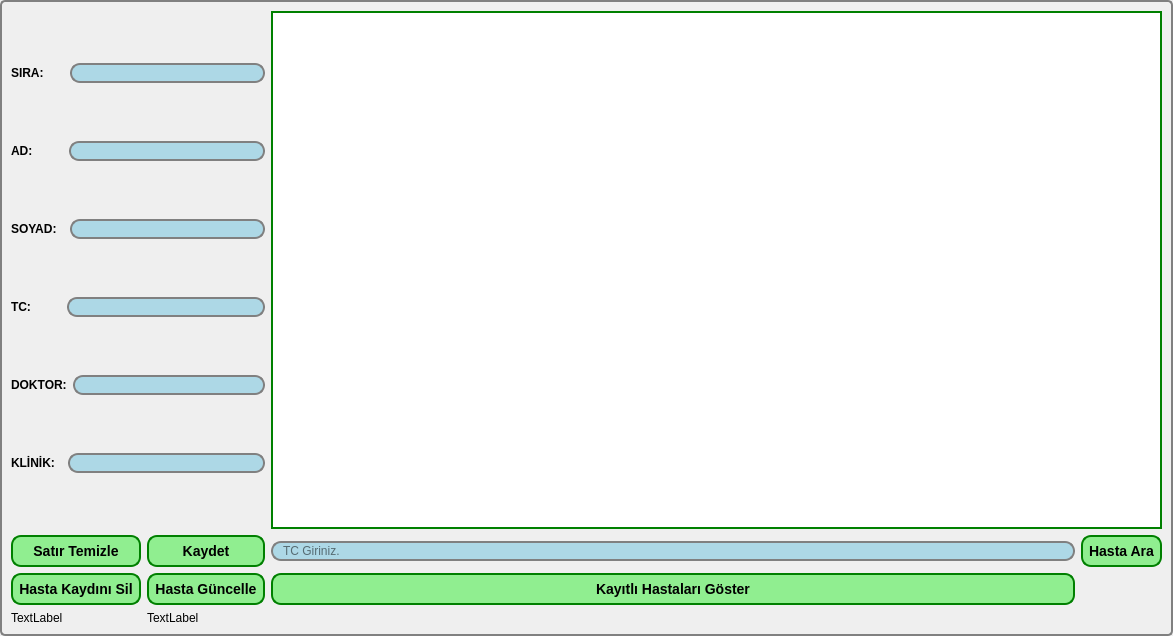
<?xml version="1.0" encoding="UTF-8"?>
<ui version="4.0">
 <class>HastaBilgi</class>
 <widget class="QDialog" name="HastaBilgi">
  <property name="geometry">
   <rect>
    <x>0</x>
    <y>0</y>
    <width>1173</width>
    <height>636</height>
   </rect>
  </property>
  <property name="windowTitle">
   <string>KAYIT MENÜSÜ</string>
  </property>
  <property name="windowIcon">
   <iconset>
    <normaloff>../../Desktop/qtresimler/arkaplan.png</normaloff>../../Desktop/qtresimler/arkaplan.png</iconset>
  </property>
  <property name="layoutDirection">
   <enum>Qt::LeftToRight</enum>
  </property>
  <property name="styleSheet">
   <string notr="true">QDialog{
background-color: qlineargradient(x1: 0, y1: 0, x2: 0, y2: 1,
                                      stop: 0 #12F8DE, stop: 1 #FFFFFF);
    border: 2px solid gray;
    border-radius: 5px;
    margin-top: 1ex; /* leave space at the top for the title */
}</string>
  </property>
  <property name="sizeGripEnabled">
   <bool>false</bool>
  </property>
  <property name="modal">
   <bool>false</bool>
  </property>
  <layout class="QGridLayout" name="gridLayout">
   <item row="0" column="0" colspan="2">
    <layout class="QVBoxLayout" name="verticalLayout">
     <item>
      <layout class="QHBoxLayout" name="horizontalLayout">
       <item>
        <widget class="QLabel" name="label_sira">
         <property name="font">
          <font>
           <weight>75</weight>
           <bold>true</bold>
          </font>
         </property>
         <property name="styleSheet">
          <string notr="true"/>
         </property>
         <property name="text">
          <string>SIRA:      </string>
         </property>
        </widget>
       </item>
       <item>
        <widget class="QLineEdit" name="txt_sira">
         <property name="styleSheet">
          <string notr="true">QLineEdit {
    border: 2px solid gray;
    border-radius: 10px;
    padding: 0 8px;
    background: lightblue;
    selection-background-color: darkgray;
}</string>
         </property>
        </widget>
       </item>
      </layout>
     </item>
     <item>
      <layout class="QHBoxLayout" name="horizontalLayout_2">
       <item>
        <widget class="QLabel" name="labe_ad">
         <property name="font">
          <font>
           <weight>75</weight>
           <bold>true</bold>
          </font>
         </property>
         <property name="text">
          <string>AD:         </string>
         </property>
        </widget>
       </item>
       <item>
        <widget class="QLineEdit" name="txt_ad">
         <property name="styleSheet">
          <string notr="true">QLineEdit {
    border: 2px solid gray;
    border-radius: 10px;
    padding: 0 8px;
    background: lightblue;
    selection-background-color: darkgray;
}</string>
         </property>
        </widget>
       </item>
      </layout>
     </item>
     <item>
      <layout class="QHBoxLayout" name="horizontalLayout_3">
       <item>
        <widget class="QLabel" name="label_soyad">
         <property name="font">
          <font>
           <weight>75</weight>
           <bold>true</bold>
          </font>
         </property>
         <property name="text">
          <string>SOYAD:  </string>
         </property>
        </widget>
       </item>
       <item>
        <widget class="QLineEdit" name="txt_soyad">
         <property name="styleSheet">
          <string notr="true">QLineEdit {
    border: 2px solid gray;
    border-radius: 10px;
    padding: 0 8px;
    background: lightblue;
    selection-background-color: darkgray;
}</string>
         </property>
        </widget>
       </item>
      </layout>
     </item>
     <item>
      <layout class="QHBoxLayout" name="horizontalLayout_4">
       <item>
        <widget class="QLabel" name="label_tc">
         <property name="font">
          <font>
           <weight>75</weight>
           <bold>true</bold>
          </font>
         </property>
         <property name="text">
          <string>TC:         </string>
         </property>
        </widget>
       </item>
       <item>
        <widget class="QLineEdit" name="txt_tc">
         <property name="styleSheet">
          <string notr="true">QLineEdit {
    border: 2px solid gray;
    border-radius: 10px;
    padding: 0 8px;
    background: lightblue;
    selection-background-color: darkgray;
}</string>
         </property>
        </widget>
       </item>
      </layout>
     </item>
     <item>
      <layout class="QHBoxLayout" name="horizontalLayout_5">
       <item>
        <widget class="QLabel" name="label_doktor">
         <property name="font">
          <font>
           <weight>75</weight>
           <bold>true</bold>
          </font>
         </property>
         <property name="text">
          <string>DOKTOR:</string>
         </property>
        </widget>
       </item>
       <item>
        <widget class="QLineEdit" name="txt_doktor">
         <property name="styleSheet">
          <string notr="true">QLineEdit {
    border: 2px solid gray;
    border-radius: 10px;
    padding: 0 8px;
    background: lightblue;
    selection-background-color: darkgray;
}</string>
         </property>
        </widget>
       </item>
      </layout>
     </item>
     <item>
      <layout class="QHBoxLayout" name="horizontalLayout_6">
       <item>
        <widget class="QLabel" name="label_klinik">
         <property name="font">
          <font>
           <weight>75</weight>
           <bold>true</bold>
          </font>
         </property>
         <property name="text">
          <string>KLİNİK:  </string>
         </property>
        </widget>
       </item>
       <item>
        <widget class="QLineEdit" name="txt_klinik">
         <property name="styleSheet">
          <string notr="true">QLineEdit {
    border: 2px solid gray;
    border-radius: 10px;
    padding: 0 8px;
    background: lightblue;
    selection-background-color: darkgray;
}</string>
         </property>
        </widget>
       </item>
      </layout>
     </item>
    </layout>
   </item>
   <item row="0" column="2" colspan="2">
    <widget class="QTableView" name="tableView">
     <property name="styleSheet">
      <string notr="true">QTableView{
border: 2px solid green;
}</string>
     </property>
    </widget>
   </item>
   <item row="1" column="0">
    <widget class="QPushButton" name="pushButton_Temiz">
     <property name="styleSheet">
      <string notr="true">QPushButton {
    background-color: lightgreen;
    border-style: outset;
    border-width: 2px;
    border-radius: 10px;
    border: 2px solid green;
    font: bold 14px;
    min-width: 10em;
    padding: 6px;
}</string>
     </property>
     <property name="text">
      <string>Satır Temizle</string>
     </property>
    </widget>
   </item>
   <item row="4" column="0">
    <widget class="QLabel" name="label_sec_status">
     <property name="text">
      <string>TextLabel</string>
     </property>
    </widget>
   </item>
   <item row="1" column="1">
    <widget class="QPushButton" name="pushButton">
     <property name="styleSheet">
      <string notr="true">QPushButton {
    background-color: lightgreen;
    border-style: outset;
    border-width: 2px;
    border-radius: 10px;
    border: 2px solid green;
    font: bold 14px;
    min-width: 10em;
    padding: 6px;
}</string>
     </property>
     <property name="text">
      <string>Kaydet</string>
     </property>
    </widget>
   </item>
   <item row="2" column="0">
    <widget class="QPushButton" name="pushButton_sil">
     <property name="styleSheet">
      <string notr="true">QPushButton {
    background-color: lightgreen;
    border-style: outset;
    border-width: 2px;
    border-radius: 10px;
    border: 2px solid green;
    font: bold 14px;
    min-width: 10em;
    padding: 6px;
}</string>
     </property>
     <property name="text">
      <string>Hasta Kaydını Sil</string>
     </property>
    </widget>
   </item>
   <item row="2" column="1">
    <widget class="QPushButton" name="pushButton_edit">
     <property name="styleSheet">
      <string notr="true">QPushButton {
    background-color: lightgreen;
    border-style: outset;
    border-width: 2px;
    border-radius: 10px;
    border: 2px solid green;
    font: bold 14px;
    min-width: 10em;
    padding: 6px;
}</string>
     </property>
     <property name="text">
      <string>Hasta Güncelle</string>
     </property>
    </widget>
   </item>
   <item row="1" column="3">
    <widget class="QPushButton" name="pushButton_arama">
     <property name="styleSheet">
      <string notr="true">QPushButton {
    background-color: lightgreen;
    border-style: outset;
    border-width: 2px;
    border-radius: 10px;
    border: 2px solid green;
    font: bold 14px;
    min-width: 10em;
    padding: 6px;
}</string>
     </property>
     <property name="text">
      <string>Hasta Ara</string>
     </property>
    </widget>
   </item>
   <item row="1" column="2">
    <widget class="QLineEdit" name="txt_arama">
     <property name="styleSheet">
      <string notr="true">QLineEdit {
    border: 2px solid gray;
    border-radius: 10px;
    padding: 0 8px;
    background: lightblue;
    selection-background-color: darkgray;
}</string>
     </property>
     <property name="inputMask">
      <string/>
     </property>
     <property name="text">
      <string/>
     </property>
     <property name="placeholderText">
      <string>TC Giriniz.</string>
     </property>
    </widget>
   </item>
   <item row="2" column="2">
    <widget class="QPushButton" name="pushButton_goster">
     <property name="styleSheet">
      <string notr="true">QPushButton {
    background-color: lightgreen;
    border-style: outset;
    border-width: 2px;
    border-radius: 10px;
    border: 2px solid green;
    font: bold 14px;
    min-width: 10em;
    padding: 6px;
}</string>
     </property>
     <property name="text">
      <string>Kayıtlı Hastaları Göster</string>
     </property>
    </widget>
   </item>
   <item row="4" column="1">
    <widget class="QLabel" name="label_temiz">
     <property name="text">
      <string>TextLabel</string>
     </property>
    </widget>
   </item>
  </layout>
 </widget>
 <resources/>
 <connections/>
</ui>
